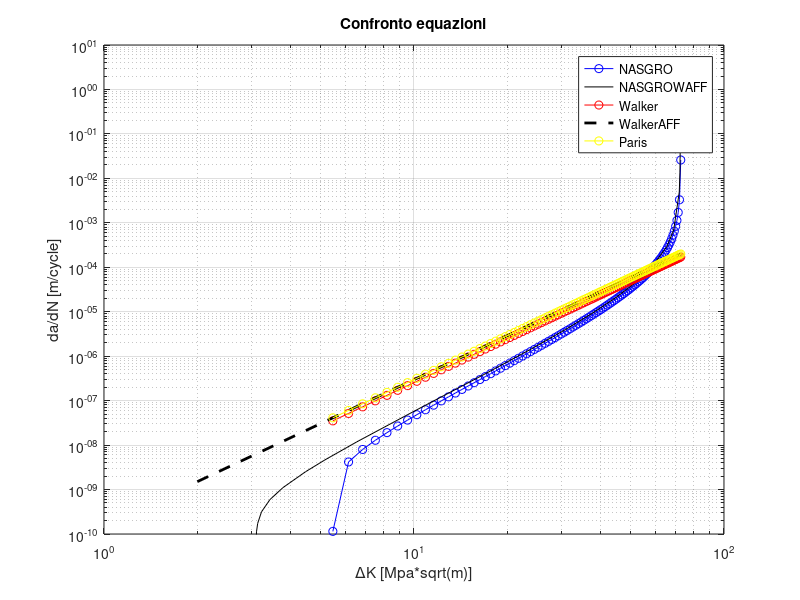

MATLAB code to generate this figure:
clc;
clear;
close all;

% Constants and parameters
K_crit = 72.524;
A_k = 1;
B_k = 1;
C = 1.545e-10;
n = 3.284;
p = 0.5;
q = 1;
delta_K_0 = 3.187;
C_th = 1.5;
alpha = 72.524/36.262;
S_max_sigma_0 = 0.1;
a = 0.003;
a_0 = 0.0000;
R = -0.1;
K_max = linspace(7, K_crit-0.1);

% Calculating constants A_0, A_1, A_2, A_3
A_0 = (0.825 - 0.34*alpha + 0.05*alpha^2) * (cos(pi/2 * S_max_sigma_0))^(1/alpha);
A_1 = (0.415 - 0.071*alpha) * S_max_sigma_0;
A_3 = 2 * A_0 + A_1 - 1;
A_2 = 1 - A_0 - A_1 - A_3;

% Parameter lambda
lambda = 0.5;

% Conditional function for f based on R
if R >= 0
    f = max(R, A_0 + A_1*R + A_2*R^2 + A_3*R^3);
elseif -2 <= R && R < 0
    f = A_0 + A_1*R;
else
    f = A_0 - 2*A_1;
end

% Calculating delta_K_th
delta_K_th = delta_K_0 * sqrt(a/(a + a_0)) / (1 - f / ((1 - A_0) * (1 - R)))^(1 + C_th * R);

% Defining the delta_K range
delta_K = linspace(delta_K_th + 0.001, K_crit - 0.001);

% NASGRO equation
da_dN_nasgro = C * (((1 - f) / (1 - R)) * delta_K).^n .* (1 - delta_K_th ./ delta_K).^p ./ (1 - K_max / K_crit).^q;

dadN_Walker = [
    2	1.50491e-009
72.286	0.000196817
    ];

dadN_nas =[
3.08292	2.35577e-011
3.10368	1.11998e-010
3.13136	1.73113e-010
3.22132	3.14945e-010
3.42892	5.93046e-010
3.77493	1.10081e-009
4.46695	2.51187e-009
5.15896	4.64074e-009
6.54299	1.1854e-008
10.0031	5.76873e-008
16.9232	3.96695e-007
23.8434	1.44206e-006
30.7635	3.94908e-006
37.6837	9.32067e-006
44.6038	2.04073e-005
51.524	4.3911e-005
58.4441	0.000100005
65.3643	0.000289666
68.8244	0.000687023
71.7308	0.00491584
72.0768	0.0132792
72.2153	0.0397105
72.2222	0.044067
72.2775	0.352985
72.2845	2.79658
];



% Plotting NASGRO equation
figure(13);
loglog(delta_K, da_dN_nasgro, 'ob-');
axis([1 100 10^(-10) 10]);
xlabel('\DeltaK [Mpa*sqrt(m)]');
ylabel('da/dN [m/cycle]');
title('Confronto equazioni');
grid on;
hold on;
% Plotting NASGRO equation con AFGROW
loglog(dadN_nas(:,1), dadN_nas(:,2),'k-');

% Walker equation
da_dN_walker = C * delta_K.^n / (1 - R)^(n * (1 - lambda));
loglog(delta_K, da_dN_walker, 'or-');
% Walker equation con AFGROW
loglog(dadN_Walker(:,1), dadN_Walker(:,2),'k--','LineWidth',2);


% Paris equation
da_dN_paris = C * delta_K.^n;
loglog(delta_K, da_dN_paris, 'oy-');

% Legend and saving the figure
legend('NASGRO','NASGROWAFF', 'Walker','WalkerAFF', 'Paris');
hold off;
%saveas(gcf, 'figura5', 'jpg');
